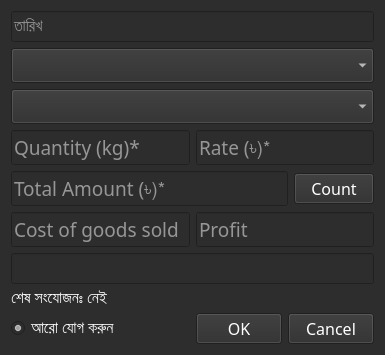
<?xml version="1.0" encoding="UTF-8"?>
<ui version="4.0">
    <class>Form</class>
    <widget class="QWidget" name="Form">
        <property name="geometry">
            <rect>
                <x>0</x>
                <y>0</y>
                <width>385</width>
                <height>328</height>
            </rect>
        </property>
        <property name="font">
            <font>
                <family>SolaimanLipi</family>
                <pointsize>12</pointsize>
            </font>
        </property>
        <property name="windowTitle">
            <string>Form</string>
        </property>
        <property name="styleSheet">
            <string notr="true">background-color: rgb(45, 45, 45);
                color: rgb(255, 255, 255);
            </string>
        </property>
        <layout class="QVBoxLayout" name="verticalLayout">
            <item>
                <widget class="QLineEdit" name="ld_date">
                    <property name="focusPolicy">
                        <enum>Qt::NoFocus</enum>
                    </property>
                    <property name="placeholderText">
                        <string>তারিখ</string>
                    </property>
                </widget>
            </item>
            <item>
                <widget class="QComboBox" name="comboNames">
                    <property name="font">
                        <font>
                            <family>SolaimanLipi</family>
                            <pointsize>14</pointsize>
                        </font>
                    </property>
                    <property name="focusPolicy">
                        <enum>Qt::StrongFocus</enum>
                    </property>
                </widget>
            </item>
            <item>
                <widget class="QComboBox" name="comboProducts">
                    <property name="font">
                        <font>
                            <family>SolaimanLipi</family>
                            <pointsize>14</pointsize>
                        </font>
                    </property>
                </widget>
            </item>
            <item>
                <layout class="QHBoxLayout" name="horizontalLayout_4">
                    <item>
                        <widget class="QLineEdit" name="ld_quantity">
                            <property name="font">
                                <font>
                                    <family>SolaimanLipi</family>
                                    <pointsize>14</pointsize>
                                </font>
                            </property>
                            <property name="text">
                                <string/>
                            </property>
                            <property name="placeholderText">
                                <string>Quantity (kg)*</string>
                            </property>
                        </widget>
                    </item>
                    <item>
                        <widget class="QLineEdit" name="ld_rate">
                            <property name="font">
                                <font>
                                    <family>SolaimanLipi</family>
                                    <pointsize>14</pointsize>
                                </font>
                            </property>
                            <property name="text">
                                <string/>
                            </property>
                            <property name="placeholderText">
                                <string>Rate (৳)*</string>
                            </property>
                        </widget>
                    </item>
                </layout>
            </item>
            <item>
                <layout class="QHBoxLayout" name="horizontalLayout_6">
                    <item>
                        <widget class="QLineEdit" name="ld_amount">
                            <property name="font">
                                <font>
                                    <family>SolaimanLipi</family>
                                    <pointsize>14</pointsize>
                                </font>
                            </property>
                            <property name="text">
                                <string/>
                            </property>
                            <property name="placeholderText">
                                <string>Total Amount (৳)*</string>
                            </property>
                        </widget>
                    </item>
                    <item>
                        <widget class="QPushButton" name="pb_count">
                            <property name="text">
                                <string>Count</string>
                            </property>
                        </widget>
                    </item>
                </layout>
            </item>
            <item>
                <layout class="QHBoxLayout" name="horizontalLayout_7">
                    <item>
                        <widget class="QLineEdit" name="ld_cgs">
                            <property name="enabled">
                                <bool>false</bool>
                            </property>
                            <property name="font">
                                <font>
                                    <family>SolaimanLipi</family>
                                    <pointsize>14</pointsize>
                                </font>
                            </property>
                            <property name="text">
                                <string/>
                            </property>
                            <property name="placeholderText">
                                <string>Cost of goods sold</string>
                            </property>
                        </widget>
                    </item>
                    <item>
                        <widget class="QLineEdit" name="ld_profit">
                            <property name="enabled">
                                <bool>false</bool>
                            </property>
                            <property name="font">
                                <font>
                                    <family>SolaimanLipi</family>
                                    <pointsize>14</pointsize>
                                </font>
                            </property>
                            <property name="text">
                                <string/>
                            </property>
                            <property name="placeholderText">
                                <string>Profit</string>
                            </property>
                        </widget>
                    </item>
                </layout>
            </item>
            <item>
                <widget class="QLineEdit" name="ld_desc"/>
            </item>
            <item>
                <widget class="QLabel" name="label_msg">
                    <property name="text">
                        <string>শেষ সংযোজনঃ নেই</string>
                    </property>
                </widget>
            </item>
            <item>
                <layout class="QHBoxLayout" name="horizontalLayout_2">
                    <item>
                        <widget class="QRadioButton" name="rb_add_more">
                            <property name="text">
                                <string>আরো যোগ করুন</string>
                            </property>
                            <property name="checked">
                                <bool>true</bool>
                            </property>
                        </widget>
                    </item>
                    <item>
                        <layout class="QHBoxLayout" name="horizontalLayout">
                            <item>
                                <widget class="QPushButton" name="pb_ok">
                                    <property name="text">
                                        <string>OK</string>
                                    </property>
                                </widget>
                            </item>
                            <item>
                                <widget class="QPushButton" name="pb_cancel">
                                    <property name="text">
                                        <string>Cancel</string>
                                    </property>
                                </widget>
                            </item>
                        </layout>
                    </item>
                </layout>
            </item>
        </layout>
    </widget>
    <resources/>
    <connections/>
</ui>
